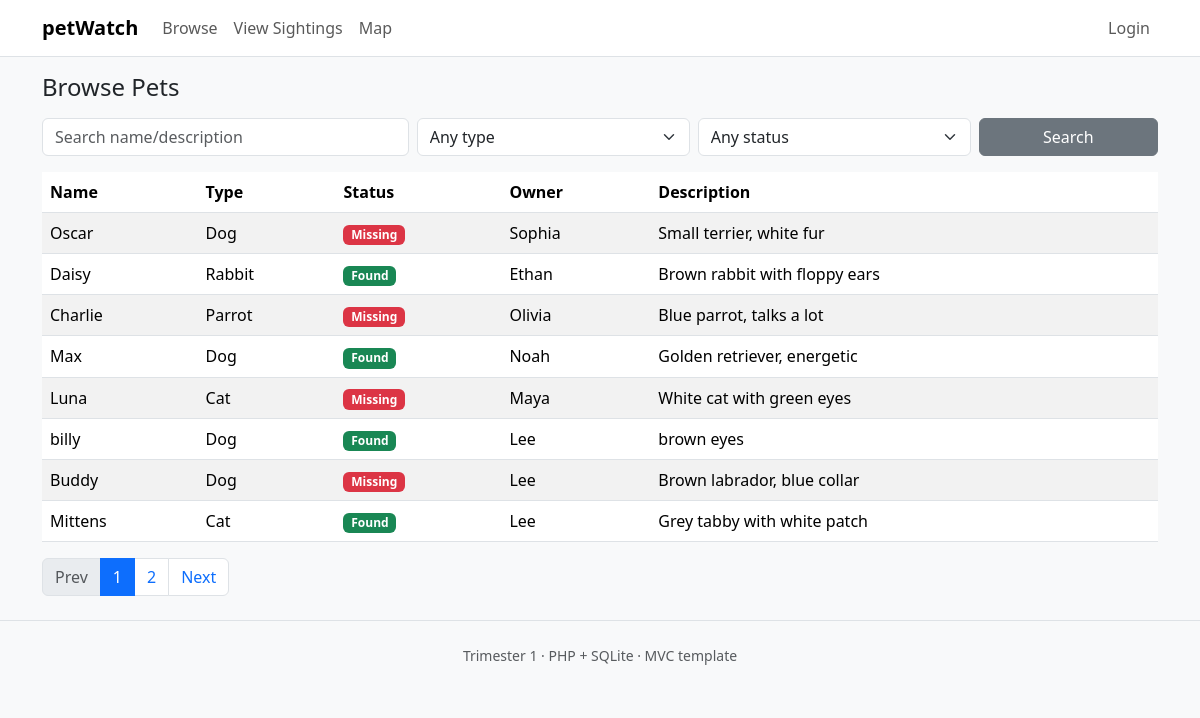
The app's page /pets.php with its own data.
### tables this page shows
CREATE TABLE pets (
  id INTEGER PRIMARY KEY AUTOINCREMENT,
  owner_id INTEGER NOT NULL,
  name TEXT NOT NULL,
  type TEXT NOT NULL,
  description TEXT DEFAULT '',
  status TEXT CHECK(status IN ('Missing','Found')) NOT NULL DEFAULT 'Missing',
  created_at TEXT DEFAULT CURRENT_TIMESTAMP,
  FOREIGN KEY(owner_id) REFERENCES users(id) ON DELETE CASCADE
);

CREATE TABLE users (
  id INTEGER PRIMARY KEY AUTOINCREMENT,
  username TEXT UNIQUE NOT NULL,
  password_hash TEXT NOT NULL,
  role TEXT CHECK(role IN ('owner','user')) NOT NULL
);

### pets.php (called while the page is built, shortened)
<?php
require_once __DIR__ . '/Models/Pet.php';
$q = trim($_GET['q'] ?? '');
$type = $_GET['type'] ?? '';
$status = $_GET['status'] ?? '';
$page = max(1, (int)($_GET['page'] ?? 1));
$limit = 8;
$offset = ($page - 1) * $limit;
list($pets, $total) = Pet::search($q, $type, $status, $limit, $offset);
$pages = max(1, (int)ceil($total / $limit));
require __DIR__ . '/Views/pets.phtml';

### Models/Pet.php (called while the page is built, shortened)
<?php
class Pet {
    public static function search(string $q='', string $type='', string $status='', int $limit=10, int $offset=0): array {
        $w = []; $a = [];
        $where = $w ? ('WHERE ' . implode(' AND ', $w)) : '';
        $db = DB::conn();
        $count = $db->prepare("SELECT COUNT(*) FROM pets p $where");
        $count->execute($a);
        $total = (int)$count->fetchColumn();
        $sql = "SELECT p.*, u.username AS owner_name
                FROM pets p JOIN users u ON u.id=p.owner_id
                $where ORDER BY p.created_at DESC LIMIT ? OFFSET ?";
        $stmt = $db->prepare($sql);
        $args = array_merge($a, [$limit, $offset]);
        $stmt->execute($args);
        $rows = $stmt->fetchAll(PDO::FETCH_ASSOC);
        return [$rows, $total];
    }
}

### Views/pets.phtml (the view, shortened to what this page needs)
<?php require __DIR__ . '/template/header.phtml'; ?>
<h2 class="h4 mb-3">Browse Pets</h2>
<form class="row g-2 mb-3" method="get" action="/pets.php">
  <div class="col-md-4">
    <input class="form-control" name="q" placeholder="Search name/description" value="<?= htmlspecialchars($q) ?>">
  </div>
  <div class="col-md-3">
    <select class="form-select" name="type">
      <option value="">Any type</option>
    </select>
  </div>
  <div class="col-md-3">
    <select class="form-select" name="status">
      <option value="">Any status</option>
    </select>
  </div>
  <div class="col-md-2">
    <button class="btn btn-secondary w-100">Search</button>
  </div>
</form>
<div class="table-responsive">
<table class="table table-striped align-middle">
  <thead><tr><th>Name</th><th>Type</th><th>Status</th><th>Owner</th><th>Description</th></tr></thead>
  <tbody>
    <?php foreach ($pets as $p): ?>
    <tr>
      <td><?= htmlspecialchars($p['name']) ?></td>
      <td><?= htmlspecialchars($p['type']) ?></td>
      <td>
        <?php if ($p['status']==='Missing'): ?>
          <span class="badge text-bg-danger">Missing</span>
        <?php else: ?>
          <span class="badge text-bg-success">Found</span>
        <?php endif; ?>
      </td>
      <td><?= htmlspecialchars($p['owner_name']) ?></td>
      <td><?= htmlspecialchars($p['description']) ?></td>
    </tr>
    <?php endforeach; ?>
  </tbody>
</table>
</div>
<?php if ($pages > 1): ?>
<nav>
  <ul class="pagination">
    <li class="page-item <?= $page<=1?'disabled':'' ?>"><a class="page-link" href="?<?= http_build_query(['q'=>$q,'type'=>$type,'status'=>$status,'page'=>max(1,$page-1)]) ?>">Prev</a></li>
    <?php for ($i=1; $i<=$pages && $i<=10; $i++): ?>
      <li class="page-item <?= $i===$page?'active':'' ?>"><a class="page-link" href="?<?= http_build_query(['q'=>$q,'type'=>$type,'status'=>$status,'page'=>$i]) ?>"><?= $i ?></a></li>
    <?php endfor; ?>
    <li class="page-item <?= $page>=$pages?'disabled':'' ?>"><a class="page-link" href="?<?= http_build_query(['q'=>$q,'type'=>$type,'status'=>$status,'page'=>min($pages,$page+1)]) ?>">Next</a></li>
  </ul>
</nav>
<?php endif; ?>
<?php require __DIR__ . '/template/footer.phtml'; ?>

### Views/template/header.phtml (shortened to what this page needs)
<?php
$loggedIn = isset($_SESSION['user_id']);
?>
<!doctype html>
<html lang="en">
<head>
  <link rel="stylesheet" href="/css/my-style.css">
  <link href="https://cdn.jsdelivr.net/npm/bootstrap@5.3.3/dist/css/bootstrap.min.css" rel="stylesheet">
    <link rel="stylesheet" href="https://unpkg.com/leaflet/dist/leaflet.css" />
</head>
<body class="bg-light">
<nav class="navbar navbar-expand-lg bg-white border-bottom mb-3">
  <div class="container">
    <a class="navbar-brand fw-bold" href="/index.php">petWatch</a>
    <div class="collapse navbar-collapse">
      <ul class="navbar-nav me-auto mb-2 mb-lg-0">
        <li class="nav-item"><a class="nav-link" href="/pets.php">Browse</a></li>
          <li class="nav-item"><a class="nav-link" href="/sightings.php">View Sightings</a></li>
          <li class="nav-item"><a class="nav-link" href="/map.php">Map</a></li>
      </ul>
      <ul class="navbar-nav">
        <?php if (!$loggedIn): ?>
          <li class="nav-item"><a class="nav-link" href="/login.php">Login</a></li>
        <?php else: ?>
          <li class="nav-item"><span class="navbar-text me-2">Hi, <?= htmlspecialchars($_SESSION['username']) ?></span></li>
          <li class="nav-item"><a class="btn btn-outline-secondary btn-sm" href="/logout.php">Logout</a></li>
        <?php endif; ?>
      </ul>
    </div>
  </div>
</nav>
<div class="container">

### Views/template/footer.phtml
</div>
<footer class="text-center text-muted small py-4 border-top mt-4">
  <div class="container">Trimester 1 · PHP + SQLite · MVC template</div>
</footer>
</body>
</html>

### css/my-style.css (style rules this page uses)
body { padding-bottom: 60px; }

### records on screen
pets: name "Oscar", type "Dog", status "Missing", owner.username "Sophia", description "Small terrier, white fur"
pets: name "Daisy", type "Rabbit", status "Found", owner.username "Ethan", description "Brown rabbit with floppy ears"
pets: name "Charlie", type "Parrot", status "Missing", owner.username "Olivia", description "Blue parrot, talks a lot"
pets: name "Max", type "Dog", status "Found", owner.username "Noah", description "Golden retriever, energetic"
pets: name "Luna", type "Cat", status "Missing", owner.username "Maya", description "White cat with green eyes"
pets: name "billy", type "Dog", status "Found", owner.username "Lee", description "brown eyes"
pets: name "Buddy", type "Dog", status "Missing", owner.username "Lee", description "Brown labrador, blue collar"
pets: name "Mittens", type "Cat", status "Found", owner.username "Lee", description "Grey tabby with white patch"
